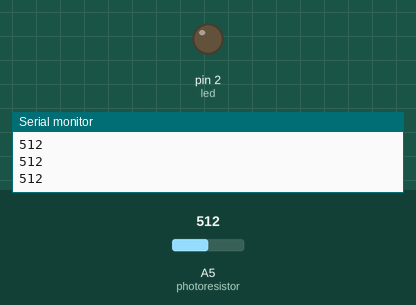
The sketch below on a simulated Arduino Uno, built with avr-gcc and run on an emulated ATmega328P. Shown: output pins drawn as LEDs (lit = HIGH), the last lines printed to the serial monitor. The test bench sets the inputs (shaded band); at power-on: A5 (photoresistor) = 512.

Above: at 1.2 s.
1.3 s: A5 (photoresistor) set to 216
2.8 s: A5 (photoresistor) set to 184
At 3.2 s:
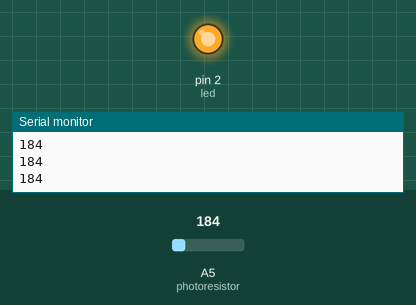
4.3 s: A5 (photoresistor) set to 210
At 5.5 s:
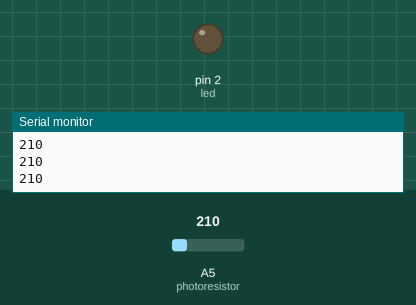
5.8 s: A5 (photoresistor) set to 190
At 6.7 s:
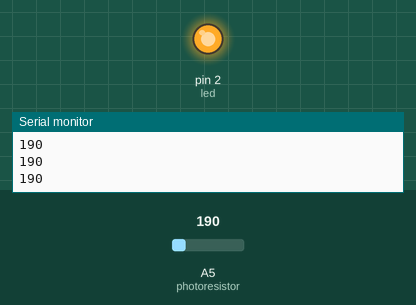
Timing chart, 0 to 8.3 s (numbered marks = the images above; inputs shaded):
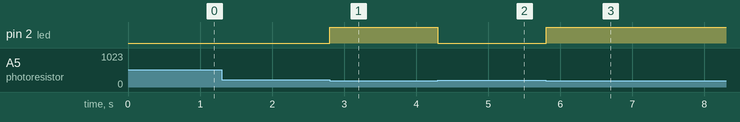

Measured:
- the behaviour switches between 201 and 200 on A5 (photoresistor) (found by bisection; images 0 and 1)
- after the input at 2.8 s, pin 2 (led): LOW → HIGH at once
- after the input at 4.3 s, pin 2 (led): HIGH → LOW at once
- after the input at 5.8 s, pin 2 (led): LOW → HIGH at once

The sketch:

z43_daylight_sensor1.ino
```cpp
int photoresistor = A5, led = 2;

void setup()
{
  Serial.begin(9600);
  pinMode(led, OUTPUT);
}

void loop()
{
  Serial.println(analogRead(photoresistor));
  if(analogRead(photoresistor)> 200){
  digitalWrite(led, LOW);
  }
  else digitalWrite(led, HIGH);
}
```
